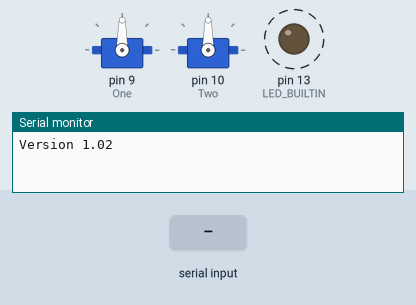
Recording of a sketch running on a simulated Arduino Uno, built with avr-gcc and run on an emulated ATmega328P. On the bench: 2 × servo, output pins drawn as LEDs (lit = HIGH), the last lines printed to the serial monitor. Dashed ring = blinking. Inputs (shaded band) come from the test bench.

Above: at 0.87 s.
1.3 s: "?\n" received over Serial
At 1.37 s:
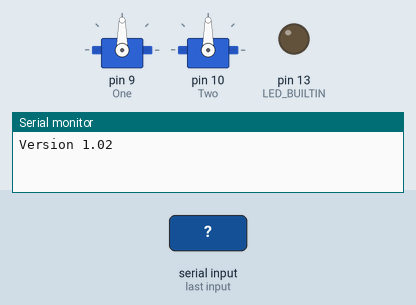
At 1.77 s:
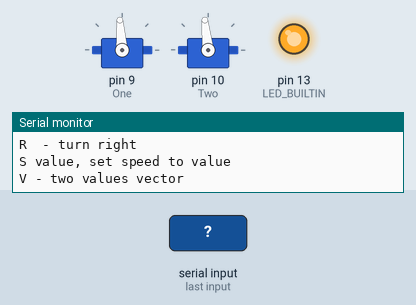
4.3 s: "90:45:200\n" received over Serial
7.3 s: "G90\n" received over Serial
Timing chart, 0 to 16.3 s (numbered marks = the images above; inputs shaded):
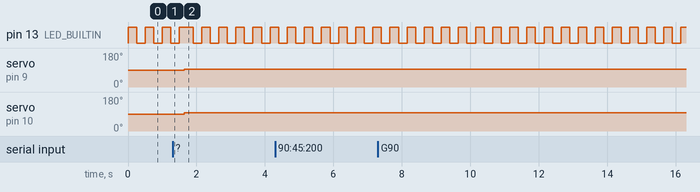

Measured:
- after the input at 1.3 s, servo on pin 9 (One): 90° → 94° after 0.35 s; servo on pin 10 (Two): 90° → 96° after 0.35 s
- by itself, pin 13 (LED_BUILTIN): alternates HIGH for 0.25 s and LOW for 0.25 s

The sketch:

251128_R1.ino
```cpp
/**
 ******************************************************************
 *
 * Module Name : 251128_R1
 *
 * Author/Date : C.B. Lirakis / 28-Nov-25
 *
 * Description : Robot control module for Arduino. Communicate simple commands for
 *               moving the robot in patterns. This should communicate through the
 *               serial port and receive commands terminated by CR.  These commands are
 *               then parsed into operations performed by the Aruduino stepper motors.
 *
 *               the orginal code I made appears to be lost.
 *
 * Restrictions/Limitations : NONE
 *
 * Change Descriptions :
 *
 * Classification : Unclassified
 *
 * References :
 * https://docs.arduino.cc/built-in-examples/basics/DigitalReadSerial/
 * https://docs.arduino.cc/libraries/stepper/
 * https://docs.arduino.cc/learn/electronics/servo-motors/
 * https://docs.arduino.cc/libraries/servo/
 *
 *******************************************************************
 */
#include <Servo.h>
/*
 * Current stepper motor set values
*/
static int Left, Right;
Servo One;
Servo Two;
/*
* these are the offsets that represent zero motion on the specific servo.
*/
const int Left0  = 96;
const int Right0 = 94;
#define DEBUG_PRINT 0


/**
 ******************************************************************
 *
 * Function Name :
 *
 * Description :
 *
 * Inputs :
 *
 * Returns :
 *
 * Error Conditions :
 *
 * Unit Tested on:
 *
 * Unit Tested by: CBL
 *
 *
 *******************************************************************
 */
void setup() {
  // put your setup code here, to run once:
  pinMode(LED_BUILTIN, OUTPUT);
  Serial.begin(9600);
  One.attach(9);
  Two.attach(10);
  Serial.println("Version 1.02");
}
/**
 ******************************************************************
 *
 * Function Name :
 *
 * Description :
 *
 * Inputs :
 *
 * Returns :
 *
 * Error Conditions :
 *
 * Unit Tested on:
 *
 * Unit Tested by: CBL
 *
 *
 *******************************************************************
 */
static void BlinkTest(void)
{
  digitalWrite(LED_BUILTIN, HIGH);
  delay(1000);
  Serial.println("HIGH");
  digitalWrite(LED_BUILTIN, LOW);
  delay(1000);
}
/**
 ******************************************************************
 *
 * Function Name : Parse
 *
 * Description : Parse Command and do operation
 *
 * Inputs :
 *
 * Returns :
 *
 * Error Conditions :
 *
 * Unit Tested on:
 *
 * Unit Tested by: CBL
 *
 *
 *******************************************************************
 */
static void Help(void)
{
  Serial.println("? - help");
  Serial.println("B - reverse");
  Serial.println("C - center");
  Serial.println("D - decrease speed");
  Serial.println("F - forward");
  Serial.println("G - Get current values.");
  Serial.println("H - halt");
  Serial.println("I - increase speed");
  Serial.println("L  - turn left");
  Serial.println("R  - turn right");
  Serial.println("S value, set speed to value");
  Serial.println("V - two values vector");
}
/**
 ******************************************************************
 *
 * Function Name : Parse
 *
 * Description : Parse Command and do operation
 *
 * Inputs :
 *
 * Returns :
 *
 * Error Conditions :
 *
 * Unit Tested on:
 *
 * Unit Tested by: CBL
 *
 *
 *******************************************************************
 */
static void Parse(String command)
{
  int d;
  String sub;
  /*
   * when entering the value for the servo motion it will be referenced to their zero point.
   * eg: 0 means sending the device a halt command.
  */
  // Debug line
  #if DEBUG_PRINT
  Serial.println(command);
  #endif

  switch (command[0])
  {
    case '?':
      Help();
      break;
    case 'B':
      Left=-1;
      Right=-1;
      break;
    case 'C':
      if (Left>Right)
        Right = Left;
      else
        Left = Right;
      break;
    case 'D':
      Left--;
      Right--;
      break;
    case 'F':
      Left++;
      Right++;
      break;
    case 'G':
      sub = String(Left) + String(",") + String(Right);
      Serial.println(sub);
      break;
    case 'H':
    case 'h':
      Left = Right = 0;
      break;
    case 'I':
      /* FIXME -- make this more sophisticated, depending on current direction*/
      Left++;
      Right++;
      break;
    case 'L':
      Left++;
      break;
    case 'R':
      Right++;
    case 'S':
      /* Remaing part of string is speed, delimit by : */
      d = command.indexOf(':');
      Left = command.substring(d+1).toInt();
      Right = Left;
      break;
    case 'V':
      /* 2 values passed after : delimited by L,R */
      d = command.indexOf(':');
      sub = command.substring(d+1);
      d = sub.indexOf(',');
      Left = sub.substring(0,d).toInt();
      Right = sub.substring(d+1).toInt();
      break;
    default:
      Serial.println("Command not recognized.");
  }
  One.write(Right + Right0);
  Two.write(Left0 - Left);    // not sure why this is.
  #if DEBUG_PRINT
  sub = String("New set values are: ") + String(Left) + String(" , ") + String(Right);
  Serial.println(sub);
  #endif
}
/**
 ******************************************************************
 *
 * Function Name : Loop
 *
 * Description : Arudino Main Event loop.
 *
 * Inputs :
 *
 * Returns :
 *
 * Error Conditions :
 *
 * Unit Tested on:
 *
 * Unit Tested by: CBL
 *
 *
 *******************************************************************
 */
void loop() {
  String RxData;
  // put your main code here, to run repeatedly:
  // Test code
  //BlinkTest();
  digitalWrite(LED_BUILTIN, HIGH);
  /*
   * See if there is any data on the serial line and parse it accordingly.
   * put in LED blinks for debug purposes.
   */
  if(Serial.available()>0)
  {
    // Simple repeat back.
    RxData = Serial.readStringUntil('\n');
    Parse(RxData);
  }
  delay(250);
  digitalWrite(LED_BUILTIN, LOW);
  delay(250);

}
```
